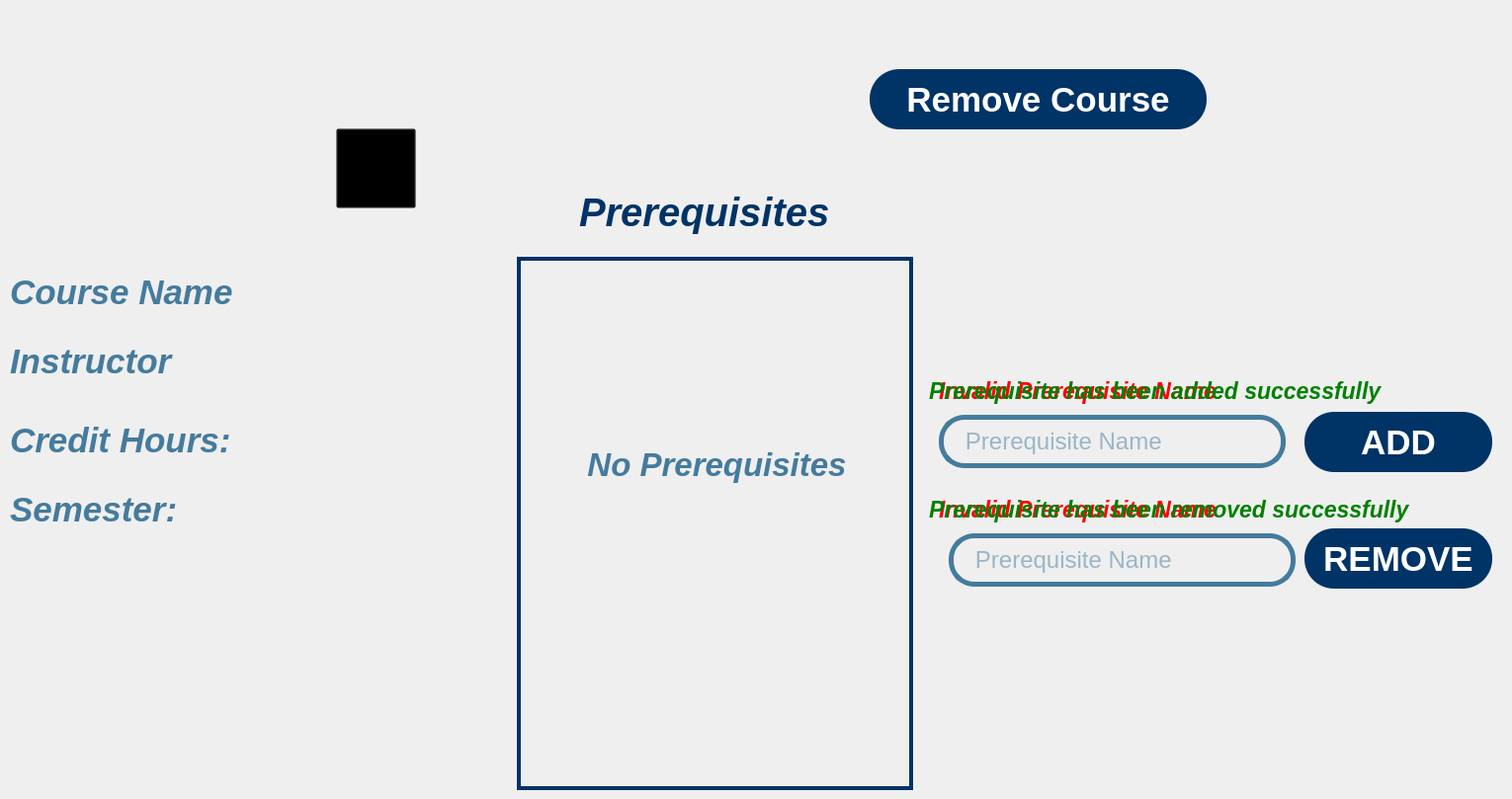
    <widget class="QWidget" name="update_prereq">
     <property name="styleSheet">
      <string notr="true">background-image: url(:/images/images/Desktop3.png);</string>
     </property>
     <widget class="QPushButton" name="back_btn_upcrs">
      <property name="geometry">
       <rect>
        <x>340</x>
        <y>130</y>
        <width>81</width>
        <height>81</height>
       </rect>
      </property>
      <property name="cursor">
       <cursorShape>PointingHandCursor</cursorShape>
      </property>
      <property name="styleSheet">
       <string notr="true">background:transparent;</string>
      </property>
      <property name="text">
       <string/>
      </property>
     </widget>
     <widget class="QLabel" name="back_pic_upcrs">
      <property name="geometry">
       <rect>
        <x>340</x>
        <y>130</y>
        <width>81</width>
        <height>81</height>
       </rect>
      </property>
      <property name="styleSheet">
       <string notr="true">background:transparent;</string>
      </property>
      <property name="text">
       <string/>
      </property>
     </widget>
     <widget class="QLabel" name="crs_name_txt">
      <property name="enabled">
       <bool>true</bool>
      </property>
      <property name="geometry">
       <rect>
        <x>10</x>
        <y>270</y>
        <width>371</width>
        <height>51</height>
       </rect>
      </property>
      <property name="font">
       <font>
        <family>Arial</family>
        <pointsize>26</pointsize>
        <italic>true</italic>
        <bold>true</bold>
       </font>
      </property>
      <property name="styleSheet">
       <string notr="true">background:transparent;
color:#457B9D;</string>
      </property>
      <property name="text">
       <string>Course Name</string>
      </property>
      <property name="alignment">
       <set>Qt::AlignmentFlag::AlignLeading|Qt::AlignmentFlag::AlignLeft|Qt::AlignmentFlag::AlignVCenter</set>
      </property>
     </widget>
     <widget class="QLabel" name="instructor_txt">
      <property name="enabled">
       <bool>true</bool>
      </property>
      <property name="geometry">
       <rect>
        <x>10</x>
        <y>340</y>
        <width>371</width>
        <height>51</height>
       </rect>
      </property>
      <property name="font">
       <font>
        <family>Arial</family>
        <pointsize>26</pointsize>
        <italic>true</italic>
        <bold>true</bold>
       </font>
      </property>
      <property name="styleSheet">
       <string notr="true">background:transparent;
color:#457B9D;</string>
      </property>
      <property name="text">
       <string>Instructor</string>
      </property>
      <property name="alignment">
       <set>Qt::AlignmentFlag::AlignLeading|Qt::AlignmentFlag::AlignLeft|Qt::AlignmentFlag::AlignVCenter</set>
      </property>
     </widget>
     <widget class="QLabel" name="credit_Hours_txt">
      <property name="enabled">
       <bool>true</bool>
      </property>
      <property name="geometry">
       <rect>
        <x>10</x>
        <y>420</y>
        <width>371</width>
        <height>51</height>
       </rect>
      </property>
      <property name="font">
       <font>
        <family>Arial</family>
        <pointsize>26</pointsize>
        <italic>true</italic>
        <bold>true</bold>
       </font>
      </property>
      <property name="styleSheet">
       <string notr="true">background:transparent;
color:#457B9D;</string>
      </property>
      <property name="text">
       <string>Credit Hours:</string>
      </property>
      <property name="alignment">
       <set>Qt::AlignmentFlag::AlignLeading|Qt::AlignmentFlag::AlignLeft|Qt::AlignmentFlag::AlignVCenter</set>
      </property>
     </widget>
     <widget class="QLabel" name="semester_txt">
      <property name="enabled">
       <bool>true</bool>
      </property>
      <property name="geometry">
       <rect>
        <x>10</x>
        <y>490</y>
        <width>371</width>
        <height>51</height>
       </rect>
      </property>
      <property name="font">
       <font>
        <family>Arial</family>
        <pointsize>26</pointsize>
        <italic>true</italic>
        <bold>true</bold>
       </font>
      </property>
      <property name="styleSheet">
       <string notr="true">background:transparent;
color:#457B9D;</string>
      </property>
      <property name="text">
       <string>Semester:</string>
      </property>
      <property name="alignment">
       <set>Qt::AlignmentFlag::AlignLeading|Qt::AlignmentFlag::AlignLeft|Qt::AlignmentFlag::AlignVCenter</set>
      </property>
     </widget>
     <widget class="QLabel" name="Prerequisites_txt">
      <property name="enabled">
       <bool>true</bool>
      </property>
      <property name="geometry">
       <rect>
        <x>586</x>
        <y>190</y>
        <width>321</width>
        <height>49</height>
       </rect>
      </property>
      <property name="sizePolicy">
       <sizepolicy hsizetype="Expanding" vsizetype="Expanding">
        <horstretch>0</horstretch>
        <verstretch>0</verstretch>
       </sizepolicy>
      </property>
      <property name="font">
       <font>
        <family>Arial</family>
        <pointsize>30</pointsize>
        <italic>true</italic>
        <bold>true</bold>
       </font>
      </property>
      <property name="styleSheet">
       <string notr="true">background:transparent;
color:#003366;</string>
      </property>
      <property name="text">
       <string>Prerequisites</string>
      </property>
      <property name="textInteractionFlags">
       <set>Qt::TextInteractionFlag::NoTextInteraction</set>
      </property>
     </widget>
     <widget class="QTableView" name="prerequisites_table">
      <property name="geometry">
       <rect>
        <x>523</x>
        <y>260</y>
        <width>401</width>
        <height>540</height>
       </rect>
      </property>
      <property name="sizePolicy">
       <sizepolicy hsizetype="Expanding" vsizetype="Expanding">
        <horstretch>0</horstretch>
        <verstretch>0</verstretch>
       </sizepolicy>
      </property>
      <property name="font">
       <font>
        <family>Arial</family>
        <pointsize>15</pointsize>
        <bold>true</bold>
       </font>
      </property>
      <property name="cursor" stdset="0">
       <cursorShape>ArrowCursor</cursorShape>
      </property>
      <property name="styleSheet">
       <string notr="true">QTableView{
background: transparent;
gridline-color: rgb(0, 51, 102);
border: 4px solid #003366 ;
color: #457B9D;
}
QHeaderView::section {
	font: 700 16pt &quot;Arial&quot;;
	background-color:  #003366;
    color:  white; 
}
QScrollBar:vertical {
    background: #457B9D;
    width: 10px;
}

QScrollBar:horizontal {
    background: #457B9D; 
    height: 10px; 
}
QScrollBar::handle:vertical, QScrollBar::handle:horizontal {
    background:  #003366; 
    border-radius: 6px;
}



</string>
      </property>
      <property name="editTriggers">
       <set>QAbstractItemView::EditTrigger::NoEditTriggers</set>
      </property>
      <property name="selectionMode">
       <enum>QAbstractItemView::SelectionMode::SingleSelection</enum>
      </property>
      <property name="selectionBehavior">
       <enum>QAbstractItemView::SelectionBehavior::SelectRows</enum>
      </property>
     </widget>
     <widget class="QLabel" name="no_prerequisites_lbl">
      <property name="enabled">
       <bool>true</bool>
      </property>
      <property name="geometry">
       <rect>
        <x>550</x>
        <y>440</y>
        <width>351</width>
        <height>61</height>
       </rect>
      </property>
      <property name="font">
       <font>
        <family>Arial</family>
        <pointsize>25</pointsize>
        <italic>true</italic>
        <bold>true</bold>
       </font>
      </property>
      <property name="styleSheet">
       <string notr="true">background:transparent;
color:#457B9D;</string>
      </property>
      <property name="text">
       <string>No Prerequisites</string>
      </property>
      <property name="alignment">
       <set>Qt::AlignmentFlag::AlignCenter</set>
      </property>
     </widget>
     <widget class="QLineEdit" name="Prerequisite_add_fild">
      <property name="geometry">
       <rect>
        <x>950</x>
        <y>420</y>
        <width>351</width>
        <height>54</height>
       </rect>
      </property>
      <property name="font">
       <font>
        <family>Arial</family>
        <pointsize>18</pointsize>
        <bold>false</bold>
       </font>
      </property>
      <property name="styleSheet">
       <string notr="true">background:transparent;
border:5px solid #457B9D;
border-radius:26px;
color:#457B9D
</string>
      </property>
      <property name="frame">
       <bool>true</bool>
      </property>
      <property name="alignment">
       <set>Qt::AlignmentFlag::AlignLeading|Qt::AlignmentFlag::AlignLeft|Qt::AlignmentFlag::AlignVCenter</set>
      </property>
      <property name="placeholderText">
       <string>   Prerequisite Name</string>
      </property>
     </widget>
     <widget class="QLineEdit" name="Prerequisite_rem_fild">
      <property name="geometry">
       <rect>
        <x>960</x>
        <y>540</y>
        <width>351</width>
        <height>54</height>
       </rect>
      </property>
      <property name="font">
       <font>
        <family>Arial</family>
        <pointsize>18</pointsize>
        <bold>false</bold>
       </font>
      </property>
      <property name="styleSheet">
       <string notr="true">background:transparent;
border:5px solid #457B9D;
border-radius:26px;
color:#457B9D
</string>
      </property>
      <property name="frame">
       <bool>true</bool>
      </property>
      <property name="alignment">
       <set>Qt::AlignmentFlag::AlignLeading|Qt::AlignmentFlag::AlignLeft|Qt::AlignmentFlag::AlignVCenter</set>
      </property>
      <property name="placeholderText">
       <string>   Prerequisite Name</string>
      </property>
     </widget>
     <widget class="QPushButton" name="add_btn">
      <property name="geometry">
       <rect>
        <x>1320</x>
        <y>417</y>
        <width>190</width>
        <height>61</height>
       </rect>
      </property>
      <property name="font">
       <font>
        <family>Arial</family>
        <pointsize>26</pointsize>
        <bold>true</bold>
       </font>
      </property>
      <property name="cursor">
       <cursorShape>PointingHandCursor</cursorShape>
      </property>
      <property name="styleSheet">
       <string notr="true">background:transparent;
background-color: #003366;
border-radius: 30px;
color:white;</string>
      </property>
      <property name="text">
       <string>ADD</string>
      </property>
     </widget>
     <widget class="QPushButton" name="remove_btn">
      <property name="geometry">
       <rect>
        <x>1320</x>
        <y>535</y>
        <width>190</width>
        <height>61</height>
       </rect>
      </property>
      <property name="font">
       <font>
        <family>Arial</family>
        <pointsize>26</pointsize>
        <bold>true</bold>
       </font>
      </property>
      <property name="cursor">
       <cursorShape>PointingHandCursor</cursorShape>
      </property>
      <property name="styleSheet">
       <string notr="true">background:transparent;
background-color: #003366;
border-radius: 30px;
color:white;</string>
      </property>
      <property name="text">
       <string>REMOVE</string>
      </property>
     </widget>
     <widget class="QPushButton" name="remove_crs_btn">
      <property name="geometry">
       <rect>
        <x>880</x>
        <y>70</y>
        <width>341</width>
        <height>61</height>
       </rect>
      </property>
      <property name="font">
       <font>
        <family>Arial</family>
        <pointsize>26</pointsize>
        <bold>true</bold>
       </font>
      </property>
      <property name="cursor">
       <cursorShape>PointingHandCursor</cursorShape>
      </property>
      <property name="styleSheet">
       <string notr="true">background:transparent;
background-color: #003366;
border-radius: 30px;
color:white;</string>
      </property>
      <property name="text">
       <string>Remove Course</string>
      </property>
     </widget>
     <widget class="QLabel" name="err_prereq_add_lbl">
      <property name="geometry">
       <rect>
        <x>950</x>
        <y>380</y>
        <width>531</width>
        <height>31</height>
       </rect>
      </property>
      <property name="sizePolicy">
       <sizepolicy hsizetype="Expanding" vsizetype="Expanding">
        <horstretch>0</horstretch>
        <verstretch>0</verstretch>
       </sizepolicy>
      </property>
      <property name="font">
       <font>
        <family>Arial</family>
        <pointsize>17</pointsize>
        <italic>true</italic>
        <bold>true</bold>
       </font>
      </property>
      <property name="styleSheet">
       <string notr="true">background:transparent;
color:red</string>
      </property>
      <property name="text">
       <string>Invalid Prerequisite Name</string>
      </property>
     </widget>
     <widget class="QLabel" name="succ_addpre_txt">
      <property name="geometry">
       <rect>
        <x>940</x>
        <y>380</y>
        <width>581</width>
        <height>31</height>
       </rect>
      </property>
      <property name="sizePolicy">
       <sizepolicy hsizetype="Expanding" vsizetype="Expanding">
        <horstretch>0</horstretch>
        <verstretch>0</verstretch>
       </sizepolicy>
      </property>
      <property name="font">
       <font>
        <family>Arial</family>
        <pointsize>17</pointsize>
        <italic>true</italic>
        <bold>true</bold>
       </font>
      </property>
      <property name="styleSheet">
       <string notr="true">background:transparent;
color:green;</string>
      </property>
      <property name="text">
       <string>Prerequisite has been added successfully</string>
      </property>
     </widget>
     <widget class="QLabel" name="err_prereq_remo_lbl">
      <property name="geometry">
       <rect>
        <x>950</x>
        <y>500</y>
        <width>531</width>
        <height>31</height>
       </rect>
      </property>
      <property name="sizePolicy">
       <sizepolicy hsizetype="Expanding" vsizetype="Expanding">
        <horstretch>0</horstretch>
        <verstretch>0</verstretch>
       </sizepolicy>
      </property>
      <property name="font">
       <font>
        <family>Arial</family>
        <pointsize>17</pointsize>
        <italic>true</italic>
        <bold>true</bold>
       </font>
      </property>
      <property name="styleSheet">
       <string notr="true">background:transparent;
color:red</string>
      </property>
      <property name="text">
       <string>Invalid Prerequisite Name</string>
      </property>
     </widget>
     <widget class="QLabel" name="succ_remopre_txt">
      <property name="geometry">
       <rect>
        <x>940</x>
        <y>500</y>
        <width>581</width>
        <height>31</height>
       </rect>
      </property>
      <property name="sizePolicy">
       <sizepolicy hsizetype="Expanding" vsizetype="Expanding">
        <horstretch>0</horstretch>
        <verstretch>0</verstretch>
       </sizepolicy>
      </property>
      <property name="font">
       <font>
        <family>Arial</family>
        <pointsize>17</pointsize>
        <italic>true</italic>
        <bold>true</bold>
       </font>
      </property>
      <property name="styleSheet">
       <string notr="true">background:transparent;
color:green;</string>
      </property>
      <property name="text">
       <string>Prerequisite has been removed successfully</string>
      </property>
     </widget>
     <zorder>back_pic_upcrs</zorder>
     <zorder>crs_name_txt</zorder>
     <zorder>instructor_txt</zorder>
     <zorder>credit_Hours_txt</zorder>
     <zorder>semester_txt</zorder>
     <zorder>Prerequisites_txt</zorder>
     <zorder>prerequisites_table</zorder>
     <zorder>no_prerequisites_lbl</zorder>
     <zorder>Prerequisite_add_fild</zorder>
     <zorder>Prerequisite_rem_fild</zorder>
     <zorder>add_btn</zorder>
     <zorder>remove_btn</zorder>
     <zorder>remove_crs_btn</zorder>
     <zorder>back_btn_upcrs</zorder>
     <zorder>err_prereq_add_lbl</zorder>
     <zorder>succ_addpre_txt</zorder>
     <zorder>err_prereq_remo_lbl</zorder>
     <zorder>succ_remopre_txt</zorder>
    </widget>
